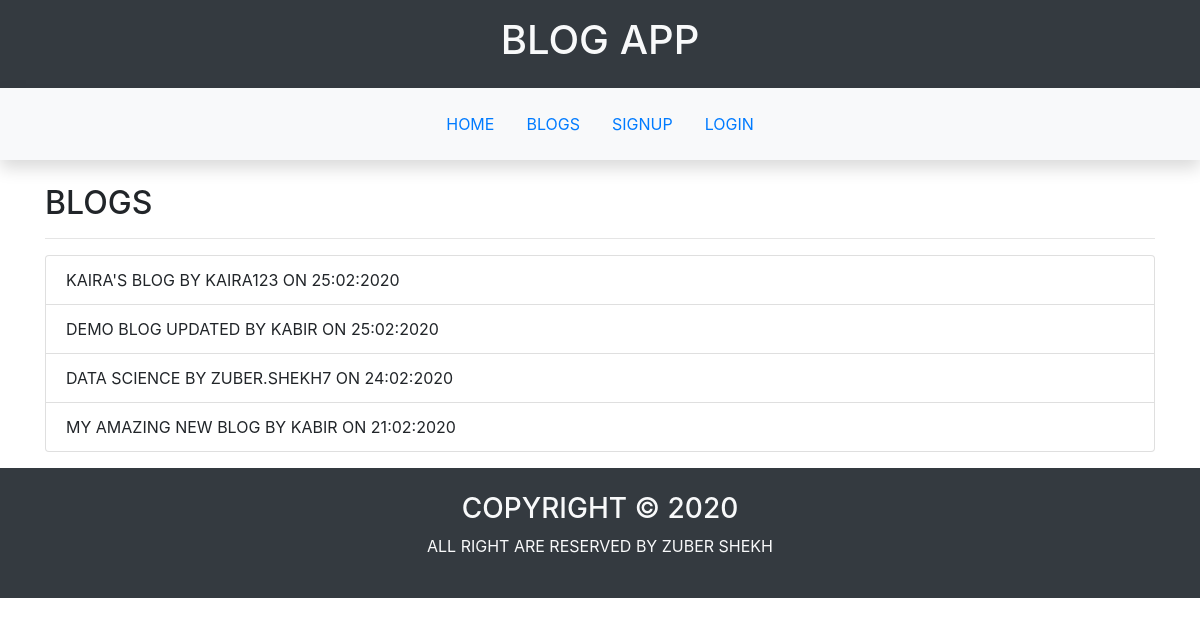
The app's page /blog/all with its own data.
### blogapp/blog/models.py (models this page shows, shortened)
class BlogModel(db.Model):
    __tablename__='blog'
    id=db.Column(db.Integer,primary_key=True)
    name=db.Column(db.String(30),unique=True,nullable=False)
    creator_id=db.Column(db.Integer,db.ForeignKey('user.id'))
    date_of_creation=db.Column(db.DateTime,default=datetime.now)
    is_active=db.Column(db.Boolean,default=False)
    posts=db.relationship('PostModel',backref='blog',lazy=True)

### blogapp/user/models.py (models this page shows, shortened)
class UserModel(db.Model,UserMixin):
    __tablename__='user'
    id=db.Column(db.Integer,primary_key=True)
    username=db.Column(db.String(20),unique=True,nullable=False)
    email=db.Column(db.String(20),unique=True,nullable=False)
    password=db.Column(db.String(256),nullable=False)
    first_name=db.Column(db.String(20),nullable=False)
    last_name=db.Column(db.String(20),nullable=False)
    dob=db.Column(db.DateTime,nullable=False)
    gender=db.Column(db.String,nullable=False)
    mobile_no=db.Column(db.String(10),unique=True,nullable=False)
    profile_pic=db.Column(db.String,default='default_profile.jpg')
    blogs=db.relationship('BlogModel',backref='creator',lazy=True)

### blogapp/blog/views.py (the view)
@blog.route('/all')
def blogs():
    blogs=BlogModel.query.filter_by(is_active=True).order_by(BlogModel.date_of_creation.desc()).all()
    return render_template('blog/blogs.html',blogs=blogs)

### blogapp/templates/blog/blogs.html
{%extends 'main/base.html'%}
{%block main%}
<section class="container text-uppercase">
    <h2>Blogs</h2>
    <hr>
    {%if blogs%}
        <ul class="list-group">
            {%for blog in blogs%}
                <li class="list-group-item">{{blog.name}} by {{blog.creator.username}} on {{blog.date_of_creation.strftime('%d:%m:%Y')}} </li>
            {%endfor%}
        </ul>
    {%else%}
        <div class="alert alert-primary">no blogs available now</div>
    {%endif%}
</section>
{%endblock%}

### records on screen
BlogModel: name "KAIRA'S BLOG", creator.username "KAIRA123", date_of_creation "25:02:2020"
BlogModel: name "DEMO BLOG UPDATED", creator.username "KABIR", date_of_creation "25:02:2020"
BlogModel: name "DATA SCIENCE", creator.username "ZUBER.SHEKH7", date_of_creation "24:02:2020"
BlogModel: name "MY AMAZING NEW BLOG", creator.username "KABIR", date_of_creation "21:02:2020"
